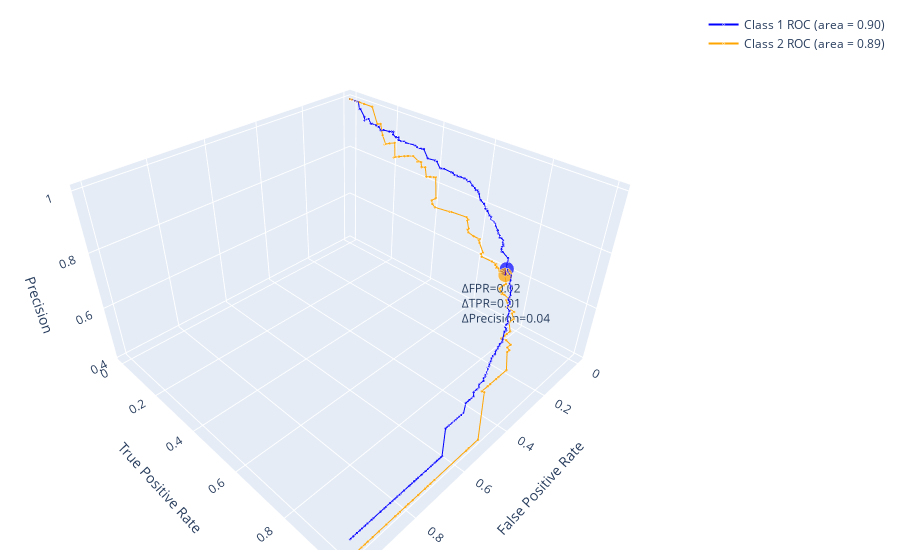
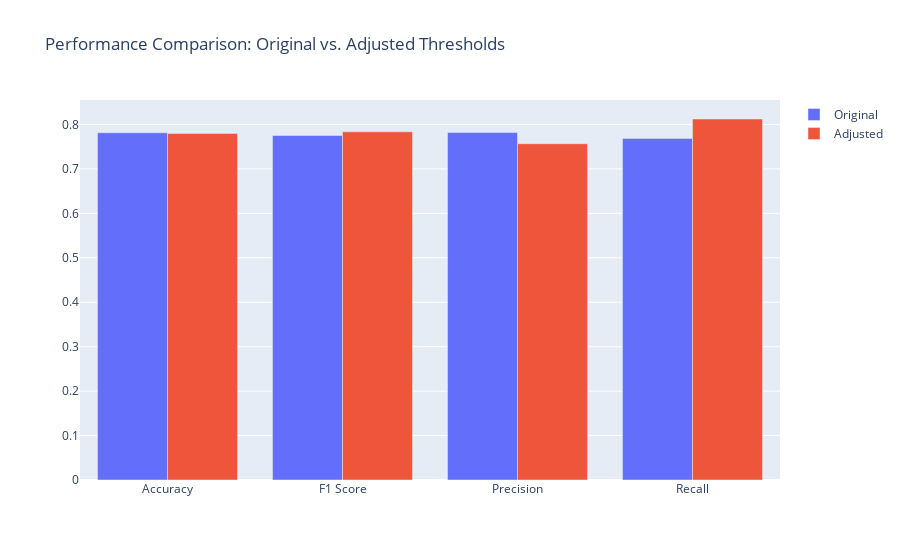

The notebook cell saved with these charts, in order:
### Code cell
from sklearn.ensemble import GradientBoostingClassifier

clf = GradientBoostingClassifier()
clf.fit(X_train, y_train)
y_prob = clf.predict_proba(X_test)[:, 1]

class_report_for_each(X_test, y_test, clf, 'RAC1P')

model = ApproxThreshold(clf, lambda_=0.9)
model.fit(X_train, y_train, A_train)
predictions = model.predict(X_test, A_test)
model.plot_matplotlib()
model.plot_plotly()
model.plot_2d_roc()
model.plot_performance_comparison(X_test, y_test, A_test)
